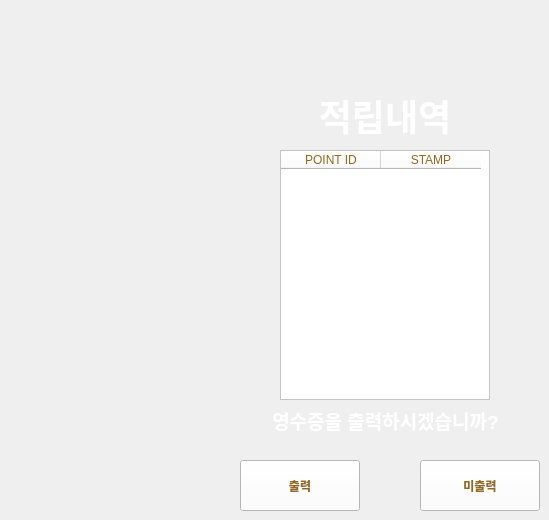
   <widget class="QWidget" name="page_6">
    <widget class="QPushButton" name="yes">
     <property name="geometry">
      <rect>
       <x>240</x>
       <y>460</y>
       <width>120</width>
       <height>51</height>
      </rect>
     </property>
     <property name="font">
      <font>
       <weight>75</weight>
       <bold>true</bold>
      </font>
     </property>
     <property name="styleSheet">
      <string notr="true">color: rgb(147, 103, 28);background-color: rgb(255, 255, 255);</string>
     </property>
     <property name="text">
      <string>출력</string>
     </property>
    </widget>
    <widget class="QPushButton" name="no">
     <property name="geometry">
      <rect>
       <x>420</x>
       <y>460</y>
       <width>120</width>
       <height>51</height>
      </rect>
     </property>
     <property name="font">
      <font>
       <weight>75</weight>
       <bold>true</bold>
      </font>
     </property>
     <property name="styleSheet">
      <string notr="true">color: rgb(147, 103, 28);background-color: rgb(255, 255, 255);</string>
     </property>
     <property name="text">
      <string>미출력</string>
     </property>
    </widget>
    <widget class="QLabel" name="label_28">
     <property name="geometry">
      <rect>
       <x>260</x>
       <y>400</y>
       <width>251</width>
       <height>40</height>
      </rect>
     </property>
     <property name="font">
      <font>
       <pointsize>14</pointsize>
       <weight>75</weight>
       <bold>true</bold>
      </font>
     </property>
     <property name="styleSheet">
      <string notr="true">background-color: rgba(191, 64, 64, 0);
color: rgb(255, 255, 255);</string>
     </property>
     <property name="text">
      <string>영수증을 출력하시겠습니까?</string>
     </property>
     <property name="alignment">
      <set>Qt::AlignCenter</set>
     </property>
    </widget>
    <widget class="QTableWidget" name="pointid_2">
     <property name="geometry">
      <rect>
       <x>280</x>
       <y>150</y>
       <width>210</width>
       <height>250</height>
      </rect>
     </property>
     <property name="styleSheet">
      <string notr="true">color: rgb(147, 103, 28);
background-color: rgb(255, 255, 255);</string>
     </property>
     <property name="editTriggers">
      <set>QAbstractItemView::NoEditTriggers</set>
     </property>
     <column>
      <property name="text">
       <string>POINT ID</string>
      </property>
     </column>
     <column>
      <property name="text">
       <string>STAMP</string>
      </property>
     </column>
    </widget>
    <widget class="QLabel" name="label_47">
     <property name="geometry">
      <rect>
       <x>280</x>
       <y>90</y>
       <width>210</width>
       <height>50</height>
      </rect>
     </property>
     <property name="font">
      <font>
       <pointsize>27</pointsize>
       <weight>75</weight>
       <bold>true</bold>
      </font>
     </property>
     <property name="styleSheet">
      <string notr="true">color: rgb(255, 255, 255);</string>
     </property>
     <property name="text">
      <string>적립내역</string>
     </property>
     <property name="alignment">
      <set>Qt::AlignCenter</set>
     </property>
    </widget>
   </widget>
